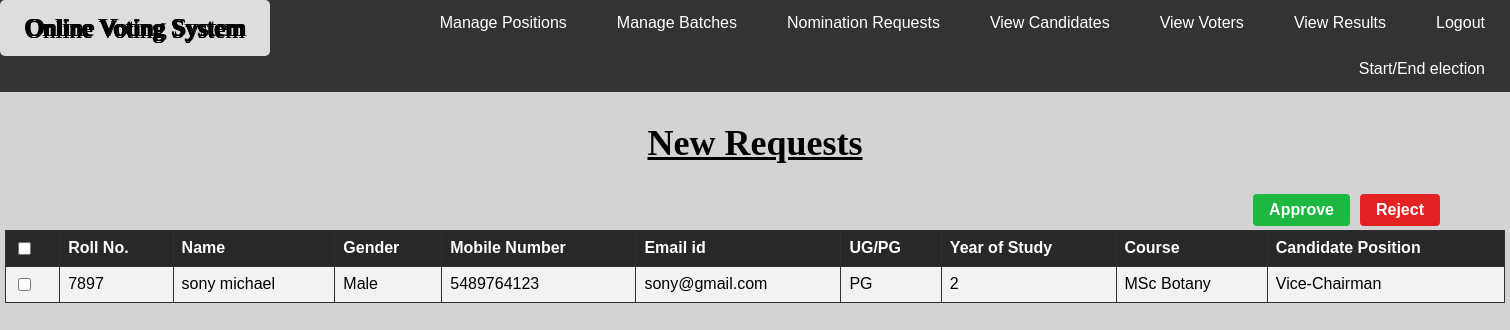
The page /nominationreq.php (signed in) on the database its author committed.
### tables this page shows
CREATE TABLE IF NOT EXISTS `candidate` (
  `rollno` int(20) NOT NULL,
  `fname` varchar(20) NOT NULL,
  `mname` varchar(20) NOT NULL,
  `lname` varchar(20) NOT NULL,
  `phno` bigint(10) NOT NULL,
  `gender` varchar(10) NOT NULL,
  `dob` varchar(100) NOT NULL,
  `email` varchar(30) NOT NULL,
  `pgug` varchar(10) NOT NULL,
  `yos` int(10) NOT NULL,
  `course` varchar(50) NOT NULL,
  `batch` varchar(20) NOT NULL,
  `candidate_position` varchar(40) NOT NULL,
  `username` varchar(30) NOT NULL,
  `status` varchar(100) NOT NULL,
  `candidate_votes` int(200) NOT NULL,
  PRIMARY KEY (`rollno`)
);

### nominationreq.php (the view, shortened to what this page needs)
<html>
<head>
</head>
<body>
<div class="navbar">
  <a href="admin.php" class="left">Online Voting System</a>
  <a href="logout.php" class="right">Logout</a>
  <a href="viewrslts_admin.php">View Results</a>
  <a href="viewvoters.php">View Voters</a>
  <a href="viewcand.php">View Candidates</a>
  <a href="nominationreq.php">Nomination Requests</a>
  <a href="add_batch.php">Manage Batches</a>
  <a href="post.php">Manage Positions</a>
  <a href="startend.php">Start/End election</a>
</div>
<h2>New Requests</h2>
<form method="post" action="nominationreq.php">
  <input type="submit" name="approve" value="Approve" class="approve">
  <input type="submit" name="reject" value="Reject" class="reject">
  <br><br>
<?php
include "db_conn.php";
if (mysqli_connect())
{
$sql = "SELECT * FROM candidate WHERE status=''";
$result = mysqli_query($conn,$sql);
$rs=mysqli_num_rows($result);
if ($rs==0) {
  echo "<table cellpadding='30' align='center'>
<tr>
<th>Roll No.</th>
<th>Name</th>
<th>Gender</th>
<th>Mobile Number</th>
<th>Email id</th>
<th>UG/PG</th>
<th>Year of Study</th>
<th>Course</th>
<th>Candidate Position</th>
<th></th>
</tr></table>";
echo '<td><br><b><center><i>No new requests</i></center></b></td>';
}
else {
echo "<table cellpadding='30' align='center'>
<tr>
<th><input type='checkbox' id='checkAl'></th>
<th>Roll No.</th>
<th>Name</th>
<th>Gender</th>
<th>Mobile Number</th>
<th>Email id</th>
<th>UG/PG</th>
<th>Year of Study</th>
<th>Course</th>
<th>Candidate Position</th>
</tr>";
while($row = mysqli_fetch_array($result))
{
$user=$row['username'];
echo "<tr>";
echo "<td><input type='checkbox' name='user[]' value='$user'></td>";
echo "<td>" . $row['rollno'] . "</td>";
echo "<td>" . $row['fname'] . " " . $row['mname'] . " " . $row['lname'] . "</td>";
echo "<td>" . $row['gender'] . "</td>";
echo "<td>" . $row['phno'] . "</td>";
echo "<td>" . $row['email'] . "</td>";
echo "<td>" . $row['pgug'] . "</td>";
echo "<td>" . $row['yos'] . "</td>";
echo "<td>" . $row['course'] . "</td>";
echo "<td>" . $row['candidate_position'] . "</td>";
echo "</tr>";
}
echo "</table>";
}}
else
{
echo "Failed to connect to MySQL: " . mysqli_connect_error();
}
?>
</form>
</body>
</html>

### nominationreq.php (style rules this page uses)
* { box-sizing: border-box; }
body { font-family: "Arial", "Helvetica", sans-serif; margin: 0; background-color: #D3D3D3; }
h2 { font-size: 36px; text-align: center; color: black; text-decoration: underline; font-family: 'Righteous', cursive; }
.navbar { overflow: hidden; background-color: #333; }
.navbar a { float: right; display: block; color: white; text-align: center; padding: 14px 25px; text-decoration: none; }
.navbar a.left { float: left; color: white; font-size: 25; text-decoration: none; font-family: 'Brush Script MT', cursive; text-shadow: -1px 0 black, 0 2px black, 2px 0 black, 0 2px black; }
table { border-collapse: collapse; width: 1500; border: 1px solid #282828; }
th, td { text-align: left; padding: 8px; border: 1px solid #303030; }
tr { background-color: #f2f2f2 }
th { background-color: #282828; color: white; }
.approve { background: rgb(28, 184, 65); border: none; cursor: pointer; color: white; padding: 7px 16px; text-align: center; text-decoration: none; font-weight: bold; display: inline-block; font-size: 16px; border-radius: 4px; right: 30; position: absolute; margin-right: 130; }
.reject { background: rgb(227, 35, 35, 1); border: none; color: white; padding: 7px 16px; text-align: center; cursor: pointer; text-decoration: none; font-weight: bold; display: inline-block; font-size: 16px; border-radius: 4px; right: 30; position: absolute; margin-right: 40; }

### rows shown on the page
candidate: rollno "7897", fname "sony", lname "michael", gender "Male", phno "5489764123", email "sony@gmail.com", pgug "PG", yos "2", course "MSc Botany", candidate_position "Vice-Chairman"
